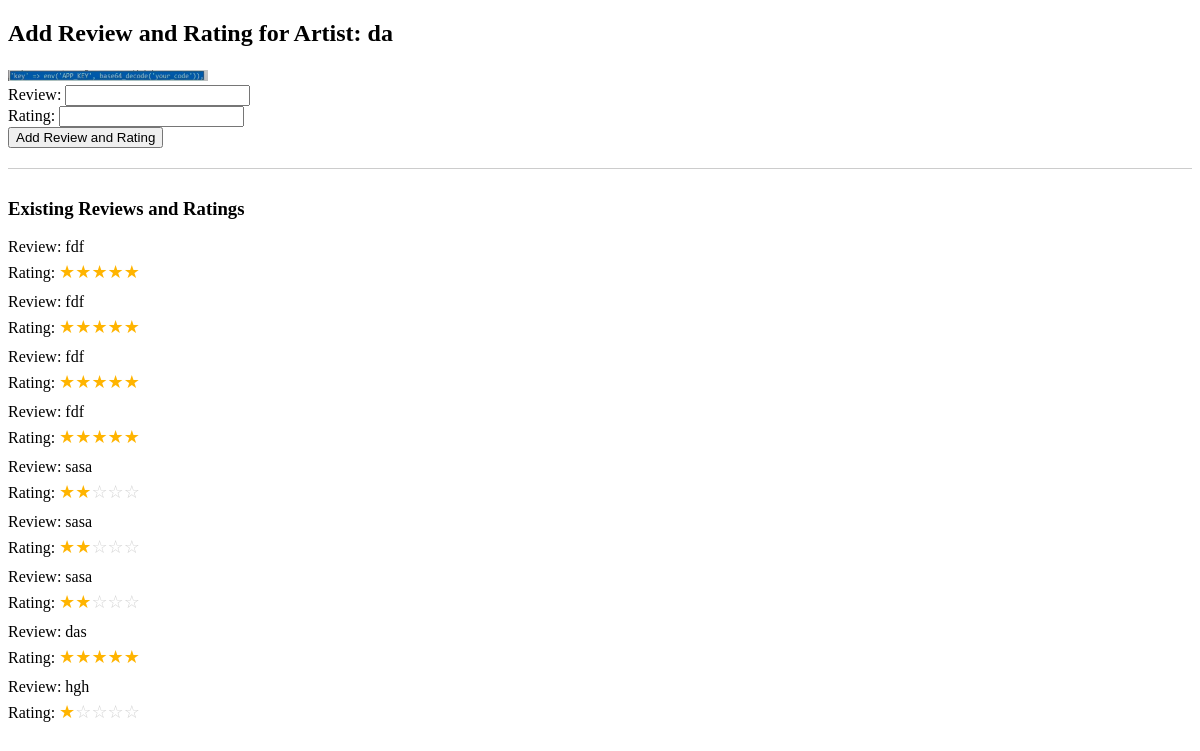
Page /add_review_rating.php?id=5 on the committed database.
### tables this page shows
CREATE TABLE `categories` (
  `id` int(11) NOT NULL,
  `year` varchar(255) NOT NULL,
  `artist` varchar(255) NOT NULL,
  `album` varchar(255) NOT NULL,
  `genre` varchar(255) NOT NULL,
  `image_path` varchar(255) DEFAULT NULL
);

CREATE TABLE `reviews_ratings` (
  `id` int(11) NOT NULL,
  `category_id` int(11) DEFAULT NULL,
  `review` text DEFAULT NULL,
  `rating` float DEFAULT NULL
);

### add_review_rating.php (the view, shortened to what this page needs)
<?php
include('config/db_connection.php');
$category_id = $review = $rating = '';
if (isset($_GET['id'])) {
    $category_id = $_GET['id'];
} else {
    echo "No category ID provided.";
    exit;
}
$sql_select_artist = "SELECT artist, image_path FROM categories WHERE id = ?";
$stmt_artist = $mysqli->prepare($sql_select_artist);
$stmt_artist->bind_param("i", $category_id);
$stmt_artist->execute();
$result_artist = $stmt_artist->get_result();
if ($result_artist->num_rows > 0) {
    $artist = $result_artist->fetch_assoc();
    $artist_name = htmlspecialchars($artist['artist']);
    $artist_image_path = htmlspecialchars($artist['image_path']);
} else {
    echo "Artist not found.";
    exit;
}
$sql_select_reviews = "SELECT * FROM reviews_ratings WHERE category_id = ?";
$stmt_reviews = $mysqli->prepare($sql_select_reviews);
$stmt_reviews->bind_param("i", $category_id);
$stmt_reviews->execute();
$result_reviews = $stmt_reviews->get_result();
?>
<!DOCTYPE html>
<html lang="en">
<head>
</head>
<body>
    <h2>Add Review and Rating for Artist: <?php echo $artist_name; ?></h2>
    <?php if (!empty($artist_image_path)) : ?>
        <img src="<?php echo $artist_image_path; ?>" alt="<?php echo $artist_name; ?>" style="max-width: 200px;">
    <?php endif; ?>
    <form action="add_review_rating.php?id=<?php echo htmlspecialchars($category_id); ?>" method="POST">
        <div>
            <label for="review">Review:</label>
            <input type="text" id="review" name="review" value="<?php echo htmlspecialchars($review); ?>">
        </div>
        <div>
            <label for="rating">Rating:</label>
            <input type="text" id="rating" name="rating" value="<?php echo htmlspecialchars($rating); ?>">
        </div>
        <div>
            <button type="submit">Add Review and Rating</button>
        </div>
    </form>
    <div class="review-list">
        <h3>Existing Reviews and Ratings</h3>
        <?php
if ($result_reviews->num_rows > 0) {
    while ($row = $result_reviews->fetch_assoc()) {
        $rating = $row['rating'];
        echo "<div class='review-item'>";
        echo "<p>Review: " . htmlspecialchars($row['review']) . "</p>";
        echo "<p>Rating: ";
        for ($i = 1; $i <= 5; $i++) {
            if ($i <= $rating) {
                echo "<span class='stars stars-filled'>&#9733;</span>";
            } else {
                echo "<span class='stars stars-empty'>&#9734;</span>";
            }
        }
        echo "</p>";
        echo "</div>";
    }
} else {
    echo "<p>No reviews found.</p>";
}
?>
    </div>
</body>
</html>

### add_review_rating.php (style rules this page uses)
.review-list { margin-top: 20px; border-top: 1px solid #ccc; padding-top: 10px; }
.review-item { margin-bottom: 10px; }
.review-item p { margin: 5px 0; }
.stars { display: inline-block; font-size: 18px; color: #d3d3d3; }
.stars-filled { color: #ffb400; }
.stars-empty { color: #d3d3d3; }

### rows in the picture
categories: artist "da", image_path (picture)
reviews_ratings: review "fdf"
reviews_ratings: review "fdf"
reviews_ratings: review "fdf"
reviews_ratings: review "fdf"
reviews_ratings: review "sasa", rating 2.5 (drawn)
reviews_ratings: review "sasa", rating 2.5 (drawn)
reviews_ratings: review "sasa", rating 2.5 (drawn)
reviews_ratings: review "das"
reviews_ratings: review "hgh", rating 1 (drawn)
